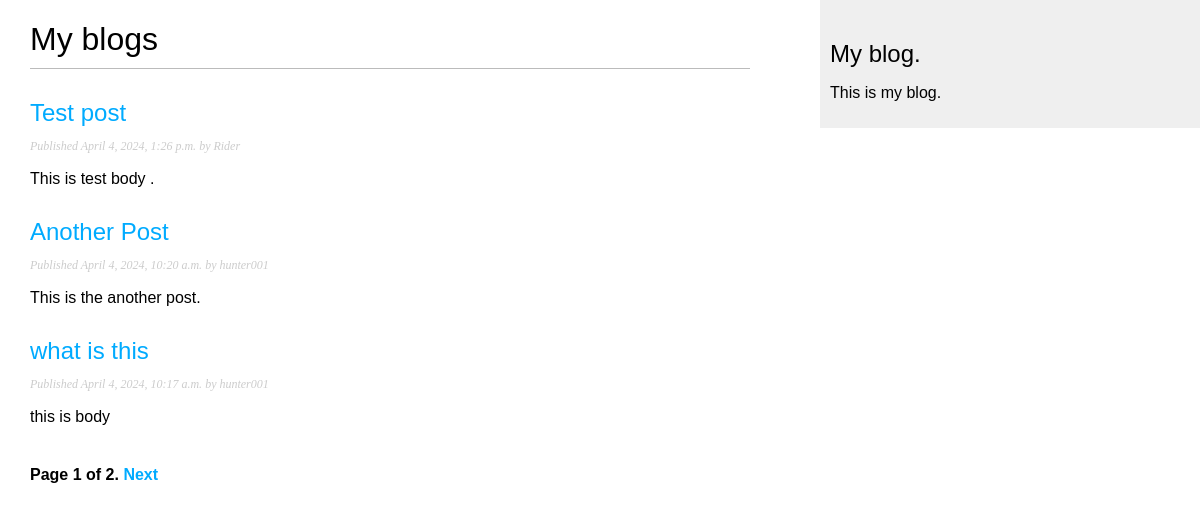
Screenshot of /blog/ with the database file from the repository.
### blog/models.py (models this page shows, shortened)
class Post(models.Model):
    class Status(models.TextChoices):
        DRAFT = 'DF','draft'
        PUBLISHED = 'PB','Published'
    title = models.CharField(max_length=250)
    slug = models.SlugField(max_length=250,
                            unique='publish')
    author = models.ForeignKey(User,
                               on_delete=models.CASCADE,
                               related_name='blog_posts')
    body = models.TextField()
    publish = models.DateTimeField(default=timezone.now())
    created = models.DateTimeField(auto_now_add=True)
    updated = models.DateTimeField(auto_now=True)
    status = models.CharField(
        max_length=2,
        choices=Status.choices,
        default=Status.DRAFT
    )
    objects = models.Manager() # default manager
    published = PublishedManager() # custom manager
    class Meta:
        ordering = ['-publish']
        indexes = [
            models.Index(fields=['-publish']),
        ]
    def get_absolute_url(self):
        return reverse('blog:post_detail',args=[self.publish.year,
                                                self.publish.month,
                                                self.publish.day,
                                                self.slug
                                                ])

### blog/views.py (the view)
# urls.py: path('',views.PostListView.as_view(),name='post_list'),
class PostListView(ListView):
    queryset = Post.published.all()
    context_object_name = 'posts'
    paginate_by = 3
    template_name = 'blog/post/list.html'

### blog/templates/blog/post/list.html (shortened to what this page needs)
{% extends "blog/base.html" %}
{% block content %}
  <h1>My blogs</h1>
  {% for post in posts%}
    <h2>
    <a href="{{ post.get_absolute_url }}">{{post.title}}
    </a>
    </h2>
    <p class="date">
    Published {{post.publish}} by {{post.author}}
    </p>
    {{ post.body|truncatewords:30|linebreaks }}
  {% endfor %}
{% include "pagination.html" with page=page_obj %}
{% endblock %}

### blog/static/css/blog.css (style rules this page uses)
body { margin: 0; padding: 0; font-family: helvetica, sans-serif; }
a { color: #00abff; text-decoration: none; }
h1 { font-weight: normal; border-bottom: 1px solid #bbb; padding: 0 0 10px 0; }
h2 { font-weight: normal; margin: 30px 0 0; }
p.date { color: #ccc; font-family: georgia, serif; font-size: 12px; font-style: italic; }

### rows the page displays
Post: title "Test post", publish "April 4, 2024, 1:26 p.m.", author "Rider", body "This is test body ."
Post: title "Another Post", publish "April 4, 2024, 10:20 a.m.", author "hunter001", body "This is the another post."
Post: title "what is this", publish "April 4, 2024, 10:17 a.m.", author "hunter001", body "this is body"

### other values shown
{{ page.number }} "1"
{{ page.paginator.num_pages }} "2"
